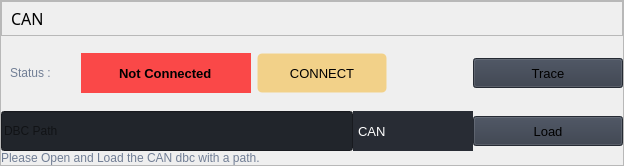
                   <widget class="QFrame" name="row_1">
                    <property name="sizePolicy">
                     <sizepolicy hsizetype="Preferred" vsizetype="Fixed">
                      <horstretch>0</horstretch>
                      <verstretch>0</verstretch>
                     </sizepolicy>
                    </property>
                    <property name="frameShape">
                     <enum>QFrame::StyledPanel</enum>
                    </property>
                    <property name="frameShadow">
                     <enum>QFrame::Raised</enum>
                    </property>
                    <layout class="QVBoxLayout" name="verticalLayout_7">
                     <property name="spacing">
                      <number>0</number>
                     </property>
                     <property name="leftMargin">
                      <number>0</number>
                     </property>
                     <property name="topMargin">
                      <number>0</number>
                     </property>
                     <property name="rightMargin">
                      <number>0</number>
                     </property>
                     <property name="bottomMargin">
                      <number>0</number>
                     </property>
                     <item>
                      <widget class="QFrame" name="frame_div_content_1">
                       <property name="minimumSize">
                        <size>
                         <width>0</width>
                         <height>110</height>
                        </size>
                       </property>
                       <property name="maximumSize">
                        <size>
                         <width>16777215</width>
                         <height>110</height>
                        </size>
                       </property>
                       <property name="frameShape">
                        <enum>QFrame::NoFrame</enum>
                       </property>
                       <property name="frameShadow">
                        <enum>QFrame::Raised</enum>
                       </property>
                       <layout class="QVBoxLayout" name="verticalLayout_13">
                        <property name="spacing">
                         <number>0</number>
                        </property>
                        <property name="leftMargin">
                         <number>0</number>
                        </property>
                        <property name="topMargin">
                         <number>0</number>
                        </property>
                        <property name="rightMargin">
                         <number>0</number>
                        </property>
                        <property name="bottomMargin">
                         <number>0</number>
                        </property>
                        <item>
                         <widget class="QFrame" name="frame_title_wid_1">
                          <property name="maximumSize">
                           <size>
                            <width>16777215</width>
                            <height>35</height>
                           </size>
                          </property>
                          <property name="frameShape">
                           <enum>QFrame::StyledPanel</enum>
                          </property>
                          <property name="frameShadow">
                           <enum>QFrame::Raised</enum>
                          </property>
                          <layout class="QVBoxLayout" name="verticalLayout_18">
                           <item>
                            <widget class="QLabel" name="label_title">
                             <property name="font">
                              <font>
                               <family>Segoe UI Semibold</family>
                               <pointsize>12</pointsize>
                               <weight>7</weight>
                               <italic>false</italic>
                               <bold>false</bold>
                              </font>
                             </property>
                             <property name="styleSheet">
                              <string notr="true"/>
                             </property>
                             <property name="text">
                              <string>CAN</string>
                             </property>
                            </widget>
                           </item>
                          </layout>
                         </widget>
                        </item>
                        <item>
                         <widget class="QFrame" name="frame_content_wid_1">
                          <property name="frameShape">
                           <enum>QFrame::NoFrame</enum>
                          </property>
                          <property name="frameShadow">
                           <enum>QFrame::Raised</enum>
                          </property>
                          <layout class="QGridLayout" name="gridLayout_3">
                           <property name="leftMargin">
                            <number>9</number>
                           </property>
                           <property name="topMargin">
                            <number>9</number>
                           </property>
                           <property name="rightMargin">
                            <number>0</number>
                           </property>
                           <item row="0" column="3">
                            <spacer name="horizontalSpacer">
                             <property name="orientation">
                              <enum>Qt::Horizontal</enum>
                             </property>
                             <property name="sizeHint" stdset="0">
                              <size>
                               <width>80</width>
                               <height>20</height>
                              </size>
                             </property>
                            </spacer>
                           </item>
                           <item row="0" column="0">
                            <widget class="QLabel" name="label_taget_title">
                             <property name="minimumSize">
                              <size>
                               <width>65</width>
                               <height>0</height>
                              </size>
                             </property>
                             <property name="styleSheet">
                              <string notr="true">color: rgb(113, 126, 149);</string>
                             </property>
                             <property name="lineWidth">
                              <number>1</number>
                             </property>
                             <property name="text">
                              <string>Status : </string>
                             </property>
                             <property name="alignment">
                              <set>Qt::AlignLeading|Qt::AlignLeft|Qt::AlignVCenter</set>
                             </property>
                            </widget>
                           </item>
                           <item row="0" column="1">
                            <widget class="QLineEdit" name="line_connect_status">
                             <property name="sizePolicy">
                              <sizepolicy hsizetype="Expanding" vsizetype="Fixed">
                               <horstretch>0</horstretch>
                               <verstretch>0</verstretch>
                              </sizepolicy>
                             </property>
                             <property name="minimumSize">
                              <size>
                               <width>170</width>
                               <height>40</height>
                              </size>
                             </property>
                             <property name="font">
                              <font>
                               <family>Segoe UI</family>
                               <pointsize>10</pointsize>
                               <weight>75</weight>
                               <italic>false</italic>
                               <bold>true</bold>
                              </font>
                             </property>
                             <property name="focusPolicy">
                              <enum>Qt::NoFocus</enum>
                             </property>
                             <property name="layoutDirection">
                              <enum>Qt::LeftToRight</enum>
                             </property>
                             <property name="styleSheet">
                              <string notr="true">font-weight:600;
qproperty-cursorPosition: 0;
border: 1px solid transparent;
background-color: rgba(255, 0, 0, 0.70)</string>
                             </property>
                             <property name="text">
                              <string>Not Connected</string>
                             </property>
                             <property name="frame">
                              <bool>true</bool>
                             </property>
                             <property name="alignment">
                              <set>Qt::AlignCenter</set>
                             </property>
                             <property name="dragEnabled">
                              <bool>true</bool>
                             </property>
                             <property name="readOnly">
                              <bool>true</bool>
                             </property>
                            </widget>
                           </item>
                           <item row="0" column="2">
                            <widget class="QPushButton" name="btn_Connect">
                             <property name="sizePolicy">
                              <sizepolicy hsizetype="Preferred" vsizetype="Fixed">
                               <horstretch>0</horstretch>
                               <verstretch>0</verstretch>
                              </sizepolicy>
                             </property>
                             <property name="minimumSize">
                              <size>
                               <width>130</width>
                               <height>40</height>
                              </size>
                             </property>
                             <property name="font">
                              <font>
                               <family>Segoe UI</family>
                               <pointsize>10</pointsize>
                               <weight>50</weight>
                               <italic>false</italic>
                               <bold>false</bold>
                              </font>
                             </property>
                             <property name="styleSheet">
                              <string notr="true">QPushButton{
	color: black;
	background-color: rgba(245, 188, 66, 150);
	border-radius: 5px;
	border: 1px solid transparent;
}
QPushButton::pressed{
background-color : blue; color: blue
}
QPushButton::hover{
background-color: lightblue;
}</string>
                             </property>
                             <property name="text">
                              <string>CONNECT</string>
                             </property>
                             <property name="icon">
                              <iconset resource="resources.qrc">
                               <normaloff>:/images/images/usb.png</normaloff>:/images/images/usb.png</iconset>
                             </property>
                             <property name="iconSize">
                              <size>
                               <width>21</width>
                               <height>21</height>
                              </size>
                             </property>
                            </widget>
                           </item>
                           <item row="0" column="4">
                            <widget class="QPushButton" name="btn_trace">
                             <property name="sizePolicy">
                              <sizepolicy hsizetype="Preferred" vsizetype="Fixed">
                               <horstretch>0</horstretch>
                               <verstretch>0</verstretch>
                              </sizepolicy>
                             </property>
                             <property name="minimumSize">
                              <size>
                               <width>150</width>
                               <height>30</height>
                              </size>
                             </property>
                             <property name="font">
                              <font>
                               <family>Segoe UI</family>
                               <pointsize>10</pointsize>
                               <weight>50</weight>
                               <italic>false</italic>
                               <bold>false</bold>
                              </font>
                             </property>
                             <property name="cursor">
                              <cursorShape>PointingHandCursor</cursorShape>
                             </property>
                             <property name="styleSheet">
                              <string notr="true">background-color: rgb(52, 59, 72);</string>
                             </property>
                             <property name="text">
                              <string>Trace</string>
                             </property>
                            </widget>
                           </item>
                          </layout>
                         </widget>
                        </item>
                       </layout>
                      </widget>
                     </item>
                     <item>
                      <widget class="QFrame" name="frame_content_wid_3">
                       <property name="frameShape">
                        <enum>QFrame::NoFrame</enum>
                       </property>
                       <property name="frameShadow">
                        <enum>QFrame::Raised</enum>
                       </property>
                       <layout class="QVBoxLayout" name="verticalLayout_9">
                        <property name="spacing">
                         <number>0</number>
                        </property>
                        <property name="leftMargin">
                         <number>0</number>
                        </property>
                        <property name="topMargin">
                         <number>0</number>
                        </property>
                        <property name="rightMargin">
                         <number>0</number>
                        </property>
                        <property name="bottomMargin">
                         <number>0</number>
                        </property>
                        <item>
                         <layout class="QGridLayout" name="gridLayout_4">
                          <item row="0" column="0">
                           <widget class="QLineEdit" name="line_dbc_path">
                            <property name="minimumSize">
                             <size>
                              <width>0</width>
                              <height>40</height>
                             </size>
                            </property>
                            <property name="styleSheet">
                             <string notr="true">background-color: rgb(33, 37, 43);</string>
                            </property>
                            <property name="text">
                             <string/>
                            </property>
                            <property name="placeholderText">
                             <string>DBC Path</string>
                            </property>
                           </widget>
                          </item>
                          <item row="0" column="2">
                           <widget class="QPushButton" name="btn_dbc_load">
                            <property name="sizePolicy">
                             <sizepolicy hsizetype="Preferred" vsizetype="Fixed">
                              <horstretch>0</horstretch>
                              <verstretch>0</verstretch>
                             </sizepolicy>
                            </property>
                            <property name="minimumSize">
                             <size>
                              <width>150</width>
                              <height>30</height>
                             </size>
                            </property>
                            <property name="font">
                             <font>
                              <family>Segoe UI</family>
                              <pointsize>10</pointsize>
                              <weight>50</weight>
                              <italic>false</italic>
                              <bold>false</bold>
                             </font>
                            </property>
                            <property name="cursor">
                             <cursorShape>PointingHandCursor</cursorShape>
                            </property>
                            <property name="styleSheet">
                             <string notr="true">background-color: rgb(52, 59, 72);</string>
                            </property>
                            <property name="text">
                             <string>Load</string>
                            </property>
                            <property name="icon">
                             <iconset resource="resources.qrc">
                              <normaloff>:/icons/icons/cil-folder-open.png</normaloff>:/icons/icons/cil-folder-open.png</iconset>
                            </property>
                           </widget>
                          </item>
                          <item row="1" column="0" colspan="2">
                           <widget class="QLabel" name="label_path_descript_3">
                            <property name="styleSheet">
                             <string notr="true">color: rgb(113, 126, 149);</string>
                            </property>
                            <property name="lineWidth">
                             <number>1</number>
                            </property>
                            <property name="text">
                             <string>Please Open and Load the CAN dbc with a path.</string>
                            </property>
                            <property name="alignment">
                             <set>Qt::AlignLeading|Qt::AlignLeft|Qt::AlignVCenter</set>
                            </property>
                           </widget>
                          </item>
                          <item row="0" column="1">
                           <widget class="QComboBox" name="cbox_db_dev">
                            <property name="sizePolicy">
                             <sizepolicy hsizetype="Preferred" vsizetype="Preferred">
                              <horstretch>0</horstretch>
                              <verstretch>0</verstretch>
                             </sizepolicy>
                            </property>
                            <property name="minimumSize">
                             <size>
                              <width>120</width>
                              <height>30</height>
                             </size>
                            </property>
                            <property name="font">
                             <font>
                              <family>Segoe UI</family>
                              <pointsize>10</pointsize>
                              <weight>50</weight>
                              <italic>false</italic>
                              <bold>false</bold>
                             </font>
                            </property>
                            <property name="layoutDirection">
                             <enum>Qt::LeftToRight</enum>
                            </property>
                            <property name="styleSheet">
                             <string notr="true">QComboBox
{
background-color: rgb(40, 44, 52);
selection-background-color: QLinearGradient( x1: 0, y1: 0, x2: 0, y2: 1, stop: 0 #565656, stop: 0.1 #525252, stop: 0.5 #4e4e4e, stop: 0.9 #4a4a4a, stop: 1 #464646);
border: 1px solid transparent;
color: white;
}

QComboBox QAbstractItemView
{
background-color: QLinearGradient( x1: 0, y1: 0, x2: 0, y2: 1, stop: 0 #565656, stop: 0.1 #525252, stop: 0.5 #4e4e4e, stop: 0.9 #4a4a4a, stop: 1 #464646);
selection-background-color: rgb(170, 170, 255);
color: white;
}

QComboBox:hover
{
border: 4px solid green;
color: white;
}

QComboBox::drop-down
{
border-width: 0px;
}
</string>
                            </property>
                            <property name="frame">
                             <bool>true</bool>
                            </property>
                            <item>
                             <property name="text">
                              <string>CAN</string>
                             </property>
                            </item>
                           </widget>
                          </item>
                         </layout>
                        </item>
                       </layout>
                      </widget>
                     </item>
                    </layout>
                    <zorder>frame_content_wid_3</zorder>
                    <zorder>frame_div_content_1</zorder>
                   </widget>
